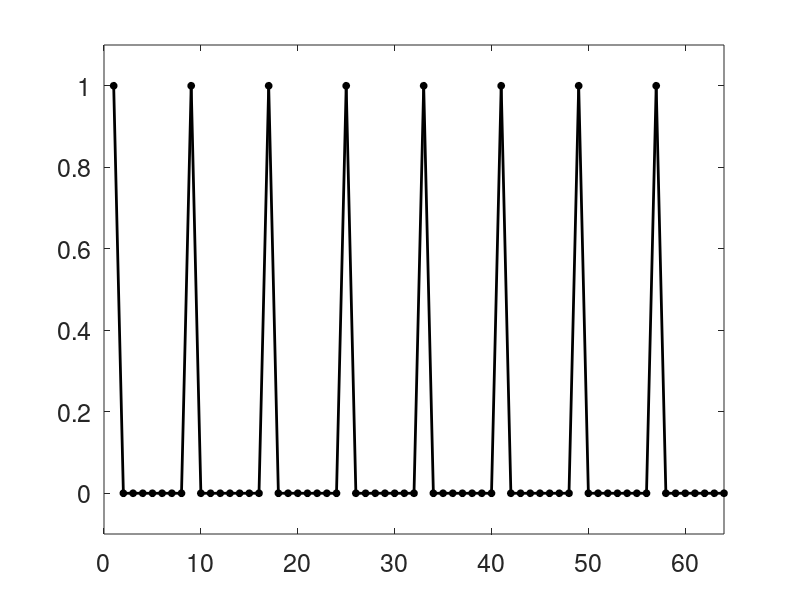

The MATLAB source for this figure:
% Figure 2.1
% =========================================
% The PickeFence signal

n=64; 
Pf=zeros(n,1); 
for k=1:sqrt(n):n
    Pf(k)=1; 
end;
figure(1); clf; 
h=plot(1:1:64,Pf,'k'); hold on;
set(h,'LineWidth',2);
h=plot(1:1:64,Pf,'ok'); 
set(h,'MarkerSize',2,'MarkerFaceColor','k');
set(h,'MarkerSize',5);
axis([0 64 -0.1 1.1]);
set(gca,'FontSize',18);
% print -depsc2 Chapter_02_picketfence.eps